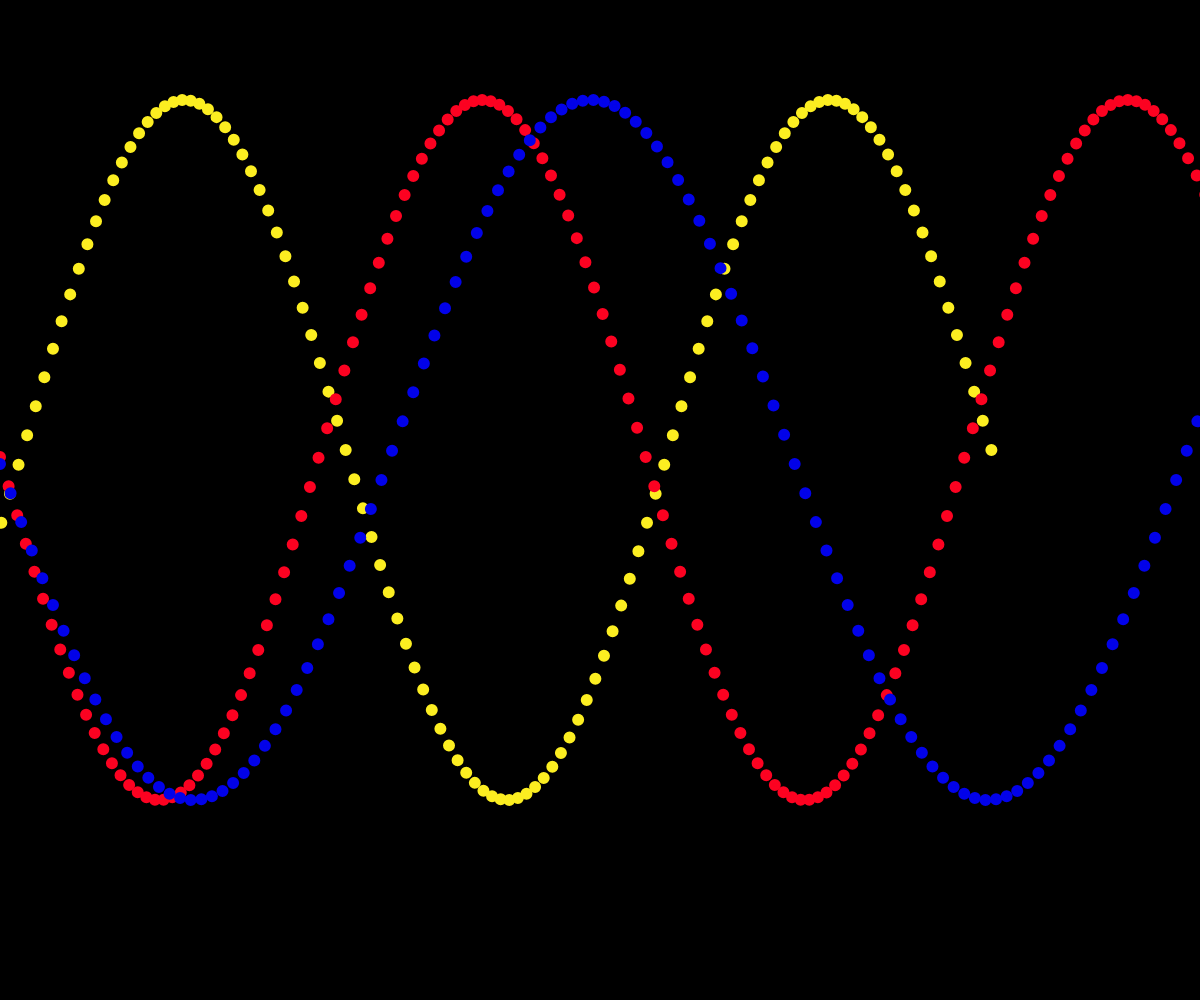
Frame 1 (no input)
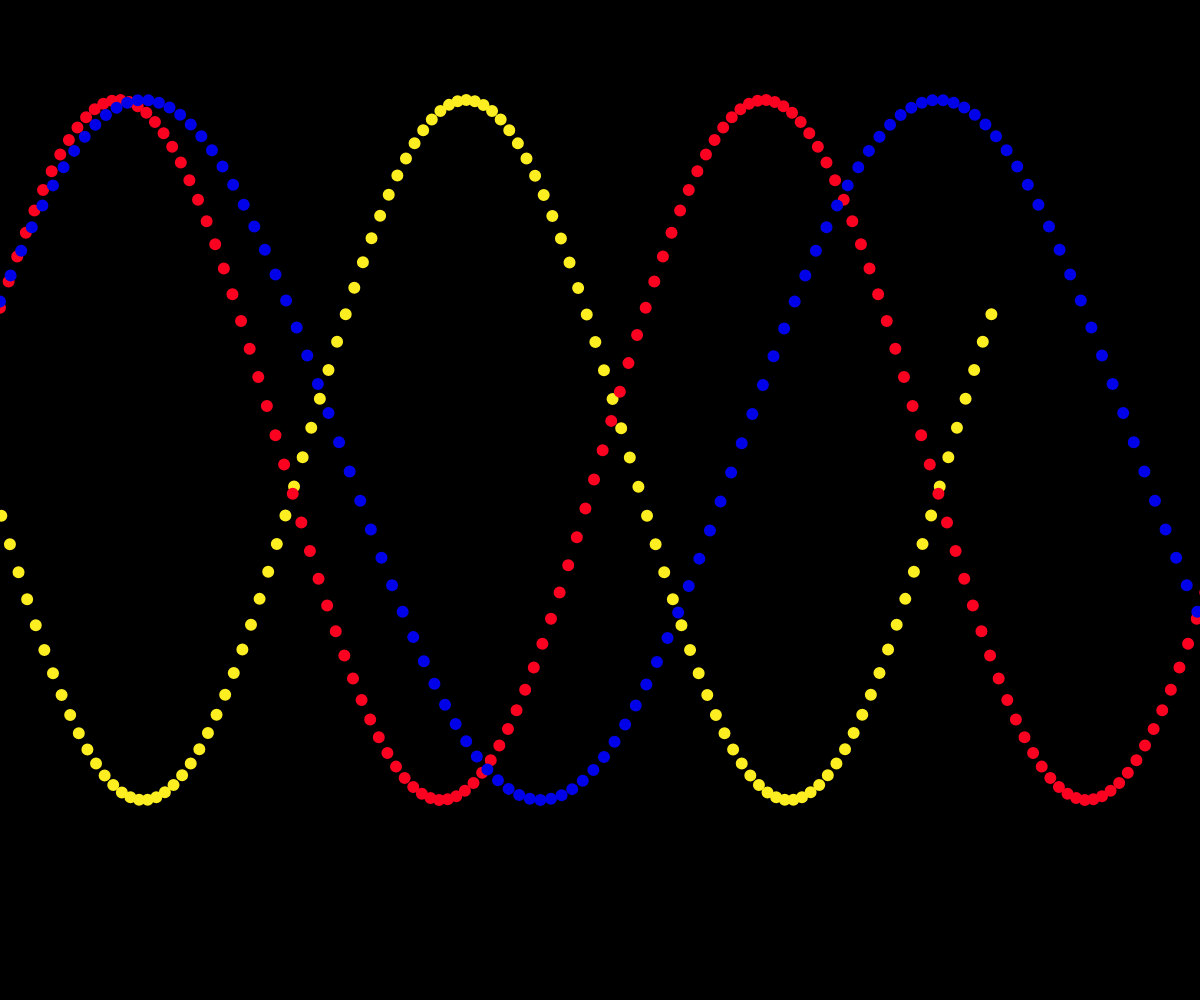
Frame 60 (no input)
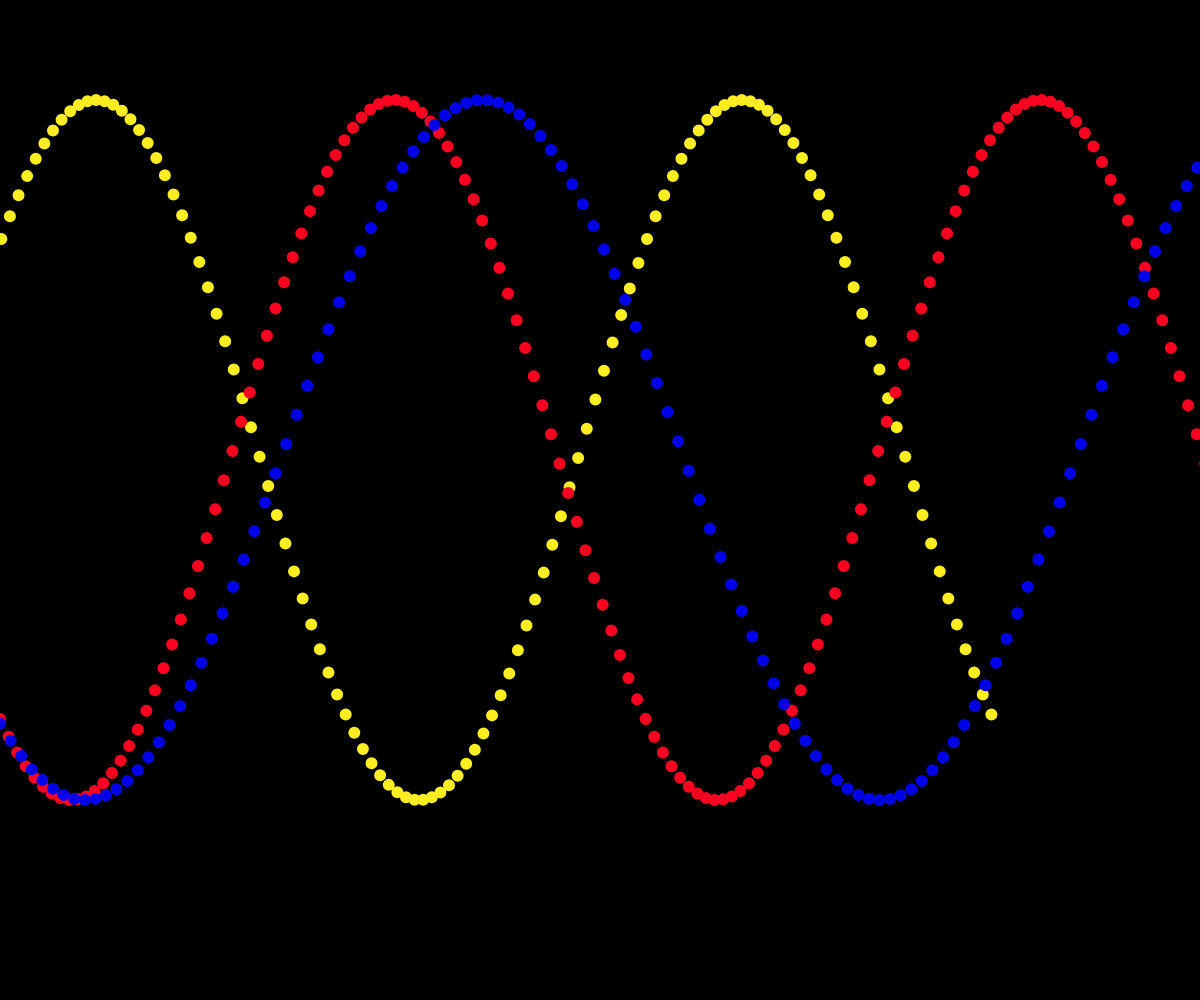
Frame 120 (the mouse pressed at the canvas centre since frame 60)

The p5.js sketch that drew these frames (run headless with seeded random() and noise() and a simulated clock; from frame 60 on, the mouse is pressed at the canvas centre):

// p5.js sketch
// ── sketch.js
let angles = [];
let angleV = [];
let r = 4;

function setup() {
  createCanvas(windowWidth, windowHeight);
  let total = floor(width / (r * 2));
  for (let i = 0; i < total + 1; i++) {
    angles[i] = map(i, 0, total, 0, 2*TWO_PI);
    // angleV[i] = 0.01 + i / 100;
  }

}

function draw() {
  background(0);
  translate(300, 200);
  fill(252, 238, 33);
  stroke(252, 238, 33);
  beginShape();
  for (let i = 0; i < angles.length; i++) {
    let y = map(sin(angles[i]), -1, 1, -100, 600);
    strokeWeight(4);
    let x = map(i, 0, angles.length, -600, 700);
    // line(x, 0, x, y);
    circle(x, y, r * 2);
    // vertex(x,y);
    angles[i] += 0.02;
    // angles[i] += angleV[i];
  }
  endShape();
  translate(300, 200);
  fill(252, 2, 33);
  stroke(252, 2, 33);
  beginShape();
  for (let i = 0; i < angles.length; i++) {
    let y = map(sin(angles[i]), -1, 1, -300, 400);
    strokeWeight(4);
    let x = map(i, 0, angles.length, -600, 700);
    // line(x, 0, x, y);
    circle(x, y, r * 2);
    // vertex(x,y);
    angles[i] += 0.02;
    // angles[i] += angleV[i];
  }
  endShape();
  translate(300, 200);
  fill(2, 2, 233);
  stroke(2, 2, 233);
  beginShape();
  for (let i = 0; i < angles.length; i++) {
    let y = map(sin(angles[i]), -1, 1, -500, 200);
    strokeWeight(4);
    let x = map(i, 0, angles.length, -900, 700);
    // line(x, 0, x, y);
    circle(x, y, r * 2);
    // vertex(x,y);
    angles[i] += 0.02;
    // angles[i] += angleV[i];
  }
  endShape();
}
